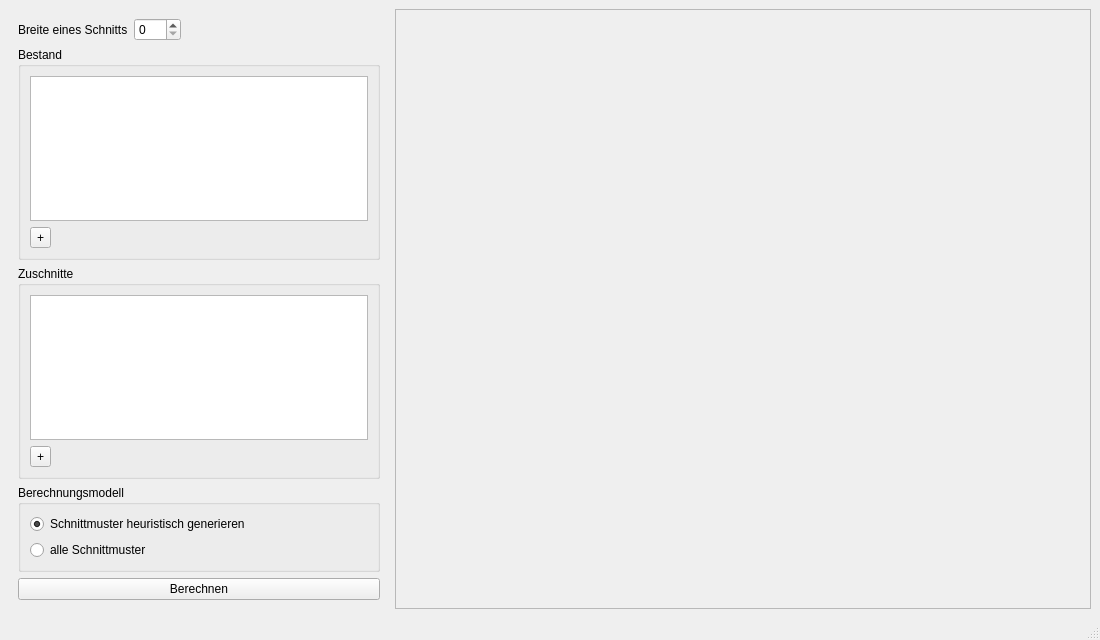
<?xml version="1.0" encoding="UTF-8"?>
<ui version="4.0">
 <class>MainWindow</class>
 <widget class="QMainWindow" name="MainWindow">
  <property name="geometry">
   <rect>
    <x>0</x>
    <y>0</y>
    <width>1100</width>
    <height>640</height>
   </rect>
  </property>
  <property name="windowTitle">
   <string>Stock Cutting</string>
  </property>
  <widget class="QWidget" name="centralwidget">
   <layout class="QHBoxLayout" name="horizontalLayout">
    <item>
     <widget class="QWidget" name="inputPanel" native="true">
      <property name="sizePolicy">
       <sizepolicy hsizetype="Maximum" vsizetype="Preferred">
        <horstretch>0</horstretch>
        <verstretch>0</verstretch>
       </sizepolicy>
      </property>
      <property name="minimumSize">
       <size>
        <width>380</width>
        <height>0</height>
       </size>
      </property>
      <layout class="QVBoxLayout" name="inputLayout">
       <item>
        <layout class="QHBoxLayout" name="sawWidthLayout">
         <item>
          <widget class="QLabel" name="sawWidthLabel">
           <property name="text">
            <string>Breite eines Schnitts</string>
           </property>
          </widget>
         </item>
         <item>
          <widget class="QSpinBox" name="sawWidthSpin">
           <property name="maximum">
            <number>200</number>
           </property>
          </widget>
         </item>
         <item>
          <spacer name="sawWidthSpacer">
           <property name="orientation">
            <enum>Qt::Orientation::Horizontal</enum>
           </property>
           <property name="sizeHint" stdset="0">
            <size>
             <width>40</width>
             <height>20</height>
            </size>
           </property>
          </spacer>
         </item>
        </layout>
       </item>
       <item>
        <widget class="QGroupBox" name="stockGroup">
         <property name="title">
          <string>Bestand</string>
         </property>
         <layout class="QVBoxLayout" name="stockLayout">
          <item>
           <widget class="QTableWidget" name="stockTable"/>
          </item>
          <item>
           <widget class="QToolButton" name="addStockButton">
            <property name="text">
             <string>+</string>
            </property>
           </widget>
          </item>
         </layout>
        </widget>
       </item>
       <item>
        <widget class="QGroupBox" name="productGroup">
         <property name="title">
          <string>Zuschnitte</string>
         </property>
         <layout class="QVBoxLayout" name="productLayout">
          <item>
           <widget class="QTableWidget" name="productTable"/>
          </item>
          <item>
           <widget class="QToolButton" name="addProductButton">
            <property name="text">
             <string>+</string>
            </property>
           </widget>
          </item>
         </layout>
        </widget>
       </item>
       <item>
        <widget class="QGroupBox" name="modelGroup">
         <property name="title">
          <string>Berechnungsmodell</string>
         </property>
         <layout class="QVBoxLayout" name="modelLayout">
          <item>
           <widget class="QRadioButton" name="radioHeuristic">
            <property name="text">
             <string>Schnittmuster heuristisch generieren</string>
            </property>
            <property name="checked">
             <bool>true</bool>
            </property>
           </widget>
          </item>
          <item>
           <widget class="QRadioButton" name="radioAll">
            <property name="text">
             <string>alle Schnittmuster</string>
            </property>
           </widget>
          </item>
         </layout>
        </widget>
       </item>
       <item>
        <widget class="QPushButton" name="applyButton">
         <property name="text">
          <string>Berechnen</string>
         </property>
        </widget>
       </item>
       <item>
        <spacer name="verticalSpacer">
         <property name="orientation">
          <enum>Qt::Orientation::Vertical</enum>
         </property>
         <property name="sizeHint" stdset="0">
          <size>
           <width>20</width>
           <height>40</height>
          </size>
         </property>
        </spacer>
       </item>
      </layout>
     </widget>
    </item>
    <item>
     <widget class="QScrollArea" name="resultsScroll">
      <property name="widgetResizable">
       <bool>true</bool>
      </property>
      <widget class="CuttingPlanWidget" name="cuttingPlanWidget">
       <property name="geometry">
        <rect>
         <x>0</x>
         <y>0</y>
         <width>700</width>
         <height>600</height>
        </rect>
       </property>
      </widget>
     </widget>
    </item>
   </layout>
  </widget>
  <widget class="QMenuBar" name="menubar">
   <property name="geometry">
    <rect>
     <x>0</x>
     <y>0</y>
     <width>1100</width>
     <height>25</height>
    </rect>
   </property>
  </widget>
  <widget class="QStatusBar" name="statusbar"/>
 </widget>
 <customwidgets>
  <customwidget>
   <class>CuttingPlanWidget</class>
   <extends>QWidget</extends>
   <header>cuttingplanwidget.h</header>
   <container>1</container>
  </customwidget>
 </customwidgets>
 <resources/>
 <connections/>
</ui>
